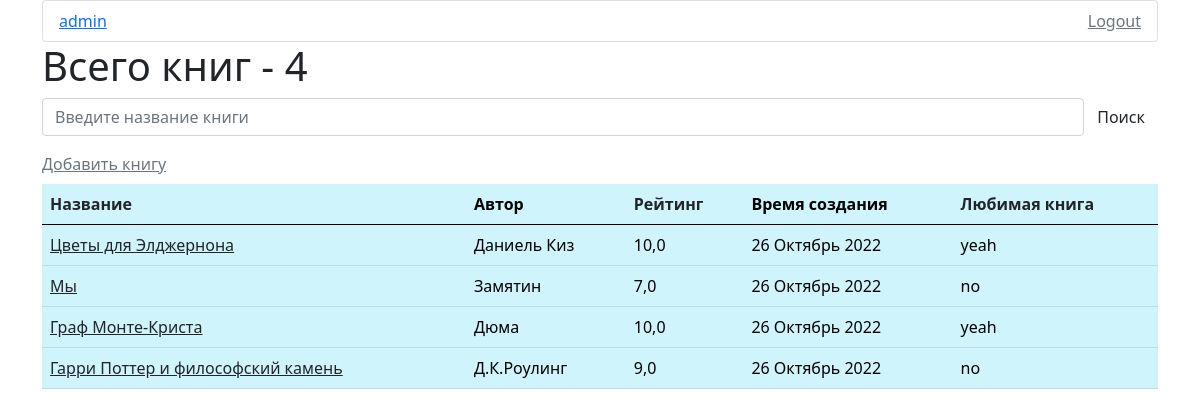
The page /names/ (signed in) on the database its author committed.
### users/models.py (models this page shows)
class User(AbstractUser):
    pass

### book/models.py (models this page shows, shortened)
class Book(models.Model):
    user = models.ForeignKey(User, on_delete=models.CASCADE, verbose_name='Пользователь')
    title = models.CharField(max_length=255, verbose_name='Название книги')
    author = models.CharField(max_length=100, verbose_name='Автор книги')
    category = models.CharField(max_length=50, choices=Category.choices, verbose_name='Категория')
    photo = models.ImageField(upload_to='photos/%Y/%m/%d/', verbose_name='Обложка', blank=True, null=True)
    review = models.TextField(verbose_name='Рецензия')
    rating = models.FloatField(validators=[MinValueValidator(0.0), MaxValueValidator(10.0)],
                               verbose_name='Оценка')
    time_create = models.DateTimeField(auto_now_add=True, verbose_name='Время создание')
    time_update = models.DateTimeField(auto_now=True, verbose_name='Время обновления')
    favorite = models.BooleanField(default=False, verbose_name='Любимая книга')
    def get_absolute_url(self):
        return reverse('profile:book', kwargs={'book_id': self.pk})
    class Meta:
        verbose_name = 'Книга'
        verbose_name_plural = 'Книги'

### book/views.py (the view)
# urls.py: path('names/', OrderBooksByName.as_view(), name='order_by_title'),
class OrderBooksByName(BookMixinData, ListView):
    def get_queryset(self):
        return Book.objects.all().order_by('-title')
    def get_context_data(self, *, object_list=None, **kwargs):
        context = super().get_context_data()
        context['amout_books'] = Book.objects.all().count()
        return context

### templates/book/profile.html (shortened to what this page needs)
{% extends 'book/base.html' %}
{% block content %}
    <div><h1>Всего книг - {{ amout_books }}</h1></div>
    <form action="{% url 'profile:search' %}" method="get" class="d-flex editContent mb-3">
    <input type="search" name="search" class="form-control" placeholder="Введите название книги">
    <button class="btn" type="submit">Поиск</button>
    </form>
    <div class="mb-2"><a href="{% url 'profile:add_book' %}" class="link-secondary">Добавить книгу</a></div>
    <table class="table-info table">
    <thead>
        <th class="col"><a href="{% url 'profile:order_by_title' %}" style="text-decoration: none; color: #212529">Название</a></th>
        <th class="col">Автор</th>
        <th class="col"><a href="{% url 'profile:order_by_rating' %}" style="text-decoration: none; color: #212529">Рейтинг</a></th>
        <th class="col">Время создания</th>
        <th class="col"><a href="{% url 'profile:favorite_books' %}" style="text-decoration: none; color: #212529">Любимая книга</a></th>
    </thead>
    <tbody>
    {% for book in books %}
        <tr>
            <td><a href="{{ book.get_absolute_url }}" class="link-dark">{{ book.title }}</a></td>
            <td>{{ book.author }}</td>
            <td>{{ book.rating }}</td>
            <td>{{ book.time_create | date:'d F Y'}}</td>
            <td>{{ book.favorite | yesno:"yeah,no,maybe"}}</td>
        </tr>
    {% endfor %}
    </tbody>
    </table>
{% endblock %}

### templates/book/base.html (shortened to what this page needs)
{% load static %}
<!DOCTYPE html>
<html lang="en">
<head>
    <link rel="stylesheet" href="{% static 'book/css/style.css' %}">
    <link href="https://cdn.jsdelivr.net/npm/bootstrap@5.0.2/dist/css/bootstrap.min.css" rel="stylesheet">
</head>
<body class="container">
<ul class="list-group ">
    <li class="list-group-item">
        <div class="d-flex justify-content-between">
            <a href="{% url 'profile:profile' %}">{{ user }}</a>
        <a href="{% url 'logout' %}" class="link-secondary">Logout</a>
        </div>
    </li>
</ul>
{% block content %}
{% endblock %}
</body>
</html>

### rows shown on the page
User: is_active+password+username "admin"
Book: title "Цветы для Элджернона", author "Даниель Киз", rating "10,0", time_create "26 Октябрь 2022", favorite "yeah"
Book: title "Мы", author "Замятин", rating "7,0", time_create "26 Октябрь 2022", favorite "no"
Book: title "Граф Монте-Криста", author "Дюма", rating "10,0", time_create "26 Октябрь 2022", favorite "yeah"
Book: title "Гарри Поттер и философский камень", author "Д.К.Роулинг", rating "9,0", time_create "26 Октябрь 2022", favorite "no"

### other values the page prints
{{ amout_books }} "4"
